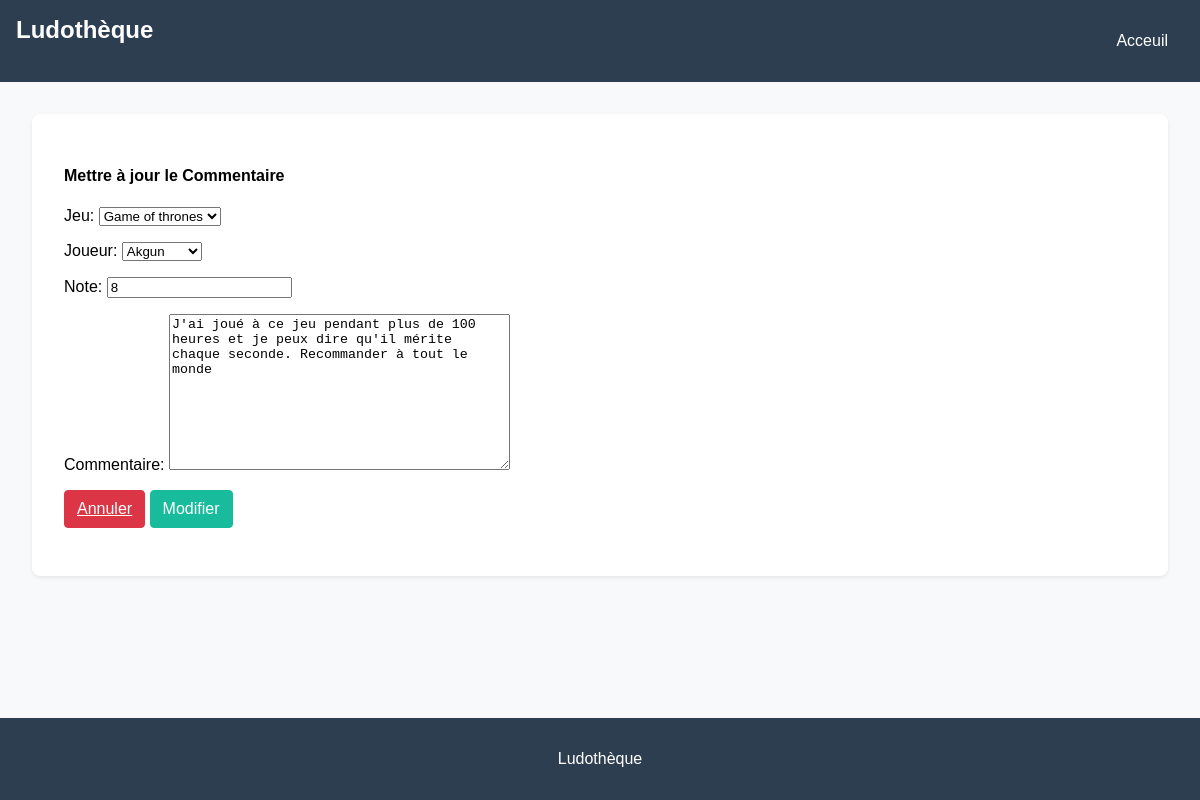
Page /commentaires/update/1/ on the committed database.
### myapp/models.py (models this page shows, shortened)
class Commentaire(models.Model):
    jeu = models.ForeignKey(Jeu, on_delete=models.CASCADE)
    joueur = models.ForeignKey(Joueur, on_delete=models.CASCADE)
    date = models.DateTimeField(default=datetime.now, blank=True)
    note = models.IntegerField(validators=[MinValueValidator(0), MaxValueValidator(20)], default=0)
    commentaire = models.TextField()

### myapp/views.py (the view)
# urls.py: path('commentaires/update/<int:id>/', views.commentaire_update, name='update_commentaire'),
def commentaire_update(request, id):
    commentaire = get_object_or_404(Commentaire, pk=id)
    if request.method == 'POST':
        form = CommentaireForm(request.POST, instance=commentaire)
        if form.is_valid():
            form.save()
            return redirect('commentaire-liste')
    else:
        form = CommentaireForm(instance=commentaire)
    return render(request, 'commentaire/commentaire_update.html', {'form': form})

### myapp/forms.py
class CommentaireForm(forms.ModelForm):
    class Meta:
        model = Commentaire
        fields = ['jeu', 'joueur', 'note', 'commentaire', ]

### myapp/models.py (called while the page is built)
    def __str__(self):
        return self.titre

    def __str__(self):
        return self.nom

### myapp/templates/commentaire/commentaire_update.html (shortened to what this page needs)
{% extends "base.html" %}
{% block content %}
<div class="card-body">
    <h4>Mettre à jour le Commentaire</h4>
    <form method="post">
        {{ form.as_p }}
      <section class="table">
            <a type="button" class="btn btn-danger" href="{% url 'commentaire-liste' %}">Annuler</a>
            <button type="submit" class="btn btn-success">Modifier</button>
       </section>
    </form>
</div>
{% endblock %}

### myapp/static/design.css (style rules this page uses)
body { font-family: 'Arial', sans-serif; background-color: #f8f9fa; margin: 0; padding: 0; }
.card-body { padding: 2rem; background-color: white; margin: 2rem; border-radius: 0.5rem; box-shadow: 0 0.125rem 0.25rem rgba(0, 0, 0, 0.075); }
.table { width: 100%; margin-bottom: 1rem; color: #212529; border-collapse: collapse; }
.btn { display: inline-block; font-weight: 400; color: #212529; text-align: center; vertical-align: middle; user-select: none; background-color: transparent; border: 1px solid transparent; padding: 0.375rem 0.75rem; font-size: 1rem; line-height: 1.5; border-radius: 0.25rem; transition: color 0.15s ease-in-out, background-color 0.15s ease-in-out, border-color 0.15s ease-in-out, box-shadow 0.15s ease-in-out; }
.btn-danger { color: #fff; background-color: #dc3545; border-color: #dc3545; }
.btn-success { color: #fff; background-color: #18bc9c; border-color: #18bc9c; }

### rows in the picture
Commentaire: jeu "Game of thrones", joueur "Akgun", note "8", commentaire "J'ai joué à ce jeu pendant plus de 100 heures et je peux dire qu'il mérite chaque seconde. Recommander à tout le monde"
